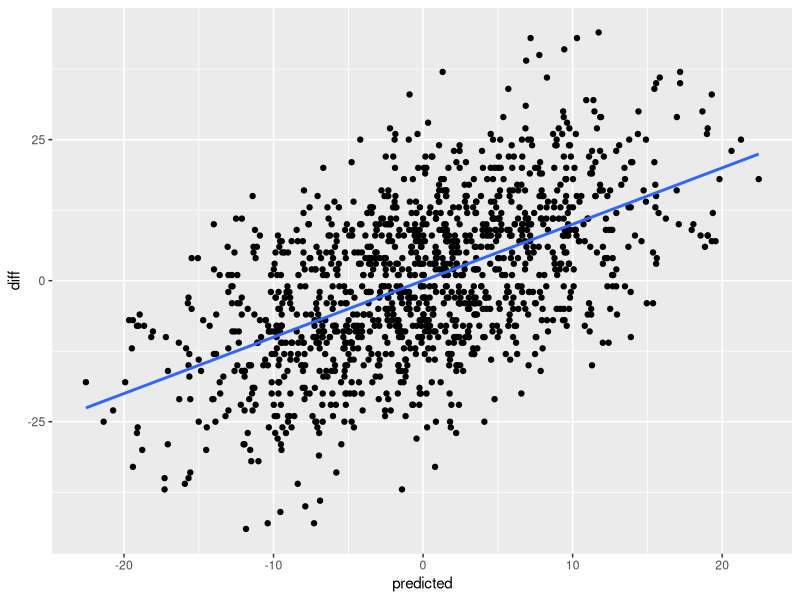

Reproduce this figure in R.
## ---- chunk 1
library(readr)
library(tidyverse)
library(dplyr)
## ---- chunk 2
acc_games <- read.csv("data/acc_games_cleaned.csv")
acc_teams_stats <- read.csv("data/combined_acc.csv") |>
  mutate(opponent = TeamName)
predict <- read.csv("data/2026_predict.csv") 
## ---- chunk 3
acc_games <- acc_games |>
  mutate(Season = season + 1,
         TeamName = team) |>
  select(-season, -team) |>
  filter(Season != 2021) |>
  mutate(
    TeamName = case_when(
      TeamName == "Cal" ~ "California",
      TeamName == "UNC" ~ "North Carolina",
      TeamName == "Florida State" ~ "Florida St.",
      TeamName == "UVA" ~ "Virginia",
      TeamName == "Miami" ~ "Miami FL",
      TeamName == "Pitt" ~ "Pittsburgh",
      TeamName == "NC State" ~ "N.C. State",
      TRUE ~ TeamName
    )
  ) |>
  mutate(
    opponent = case_when(
      opponent == "Cal" ~ "California",
      opponent == "UNC" ~ "North Carolina",
      opponent == "Florida State" ~ "Florida St.",
      opponent == "UVA" ~ "Virginia",
      opponent == "Miami" ~ "Miami FL",
      opponent == "Pitt" ~ "Pittsburgh",
      opponent == "NC State" ~ "N.C. State",
      TRUE ~ opponent)
    )
## ---- chunk 4
merged_data <- left_join(
  acc_games,
  acc_teams_stats,
  by = c("TeamName", "Season")
) |>
  drop_na() |>
  rename("home_eFGPct" = "eFGPct",
         "home_TOPct" = "TOPct",
         "home_ORPct" = "ORPct",
         "home_FTRate" = "FTRate",
         "opponent" = "opponent.x"
         ) |>
  select(-opponent.y)


## ---- chunk 5
merged_all <- left_join(
  merged_data,
  acc_teams_stats,
  by = c("opponent", "Season")
) |>
  rename("away_eFGPct" = "eFGPct",
         "away_TOPct" = "TOPct",
         "away_ORPct" = "ORPct",
         "away_FTRate" = "FTRate",
         "TeamName" = "TeamName.x"
         ) |>
  mutate(
    diff_eFGPct = home_eFGPct - away_eFGPct,
    diff_TOPct = home_TOPct - away_TOPct,
    diff_ORPct = home_ORPct - away_ORPct,
    diff_FTRate = home_FTRate - away_FTRate
  ) |>
  select(
    TeamName, opponent, location, team_score, opp_score, diff, Season, diff_eFGPct, diff_TOPct, diff_ORPct, diff_FTRate
  )|>
  relocate(TeamName, opponent, Season) |>
  mutate(home = if_else(location == "N", 0, 1))
## ---- chunk 6
model_1 <- lm(diff ~ diff_eFGPct + diff_TOPct + diff_ORPct + diff_FTRate + home, data = merged_all)

summary(model_1)
## ---- chunk 7

predicted <- predict(model_1, newdata = merged_all)

merged_w_predicted <- merged_all |>
  mutate(predicted = predict(model_1, newdata = merged_all))
## ---- chunk 8
ggplot(merged_w_predicted, aes(x = predicted, y = diff)) +
         geom_point() +
  geom_smooth(method = "lm", se = FALSE)
## ---- chunk 9
lm <- lm(diff ~ predicted, data = merged_w_predicted)

coef(lm)
## ---- chunk 10
games_2026 <- read.csv("data/2026_predict.csv")
## ---- chunk 11
games_2026 <- games_2026 |>
  mutate(
         TeamName = Home,
         opponent = Away) |>
  select(-Home, -Away) |>
  mutate(
    TeamName = case_when(
      TeamName == "Cal" ~ "California",
      TeamName == "UNC" ~ "North Carolina",
      TeamName == "Florida State" ~ "Florida St.",
      TeamName == "UVA" ~ "Virginia",
      TeamName == "Miami" ~ "Miami FL",
      TeamName == "Pitt" ~ "Pittsburgh",
      TeamName == "NC State" ~ "N.C. State",
      TRUE ~ TeamName
    )
  ) |>
  mutate(
    opponent = case_when(
      opponent == "Cal" ~ "California",
      opponent == "UNC" ~ "North Carolina",
      opponent == "Florida State" ~ "Florida St.",
      opponent == "UVA" ~ "Virginia",
      opponent == "Miami" ~ "Miami FL",
      opponent == "Pitt" ~ "Pittsburgh",
      opponent == "NC State" ~ "N.C. State",
      TRUE ~ opponent)
    ) |>
  mutate(Season = 2026,
         location = "H") |>
  select(TeamName, opponent, Season, location)
## ---- chunk 12
merged_data_2026 <- left_join(
  games_2026,
  acc_teams_stats,
  by = c("TeamName", "Season")
) |>
  drop_na() |>
  rename("home_eFGPct" = "eFGPct",
         "home_TOPct" = "TOPct",
         "home_ORPct" = "ORPct",
         "home_FTRate" = "FTRate",
         "opponent" = "opponent.x"
         ) |>
  select(-opponent.y)

## ---- chunk 13
merged_all_2026 <- left_join(
  merged_data_2026,
  acc_teams_stats,
  by = c("opponent", "Season")
) |>
  rename("away_eFGPct" = "eFGPct",
         "away_TOPct" = "TOPct",
         "away_ORPct" = "ORPct",
         "away_FTRate" = "FTRate",
         "TeamName" = "TeamName.x"
         ) |>
  mutate(
    diff_eFGPct = home_eFGPct - away_eFGPct,
    diff_TOPct = home_TOPct - away_TOPct,
    diff_ORPct = home_ORPct - away_ORPct,
    diff_FTRate = home_FTRate - away_FTRate
  ) |>
  select(
    TeamName, opponent, location, Season, diff_eFGPct, diff_TOPct, diff_ORPct, diff_FTRate
  )|>
  relocate(TeamName, opponent, Season) |>
  mutate(home = if_else(location == "N", 0, 1))
## ---- chunk 14
merged_all_2026_pred <- merged_all_2026 |>
  mutate(predicted = predict(model_1, newdata = merged_all_2026))
## ---- chunk 15
stats_2026 <- acc_teams_stats |>
  filter(Season == 2026)

predict <- predict |>
  select(Away, Home) |>
  rename(
    "TeamName" = "Home",
    "opponent" = "Away"
  )

left_join(
  predict,
  stats_2026,
  by = "TeamName"
) |>
  drop_na() |>
  rename("home_eFGPct" = "eFGPct",
         "home_TOPct" = "TOPct",
         "home_ORPct" = "ORPct",
         "home_FTRate" = "FTRate",
         "opponent" = "opponent.x"
  )
